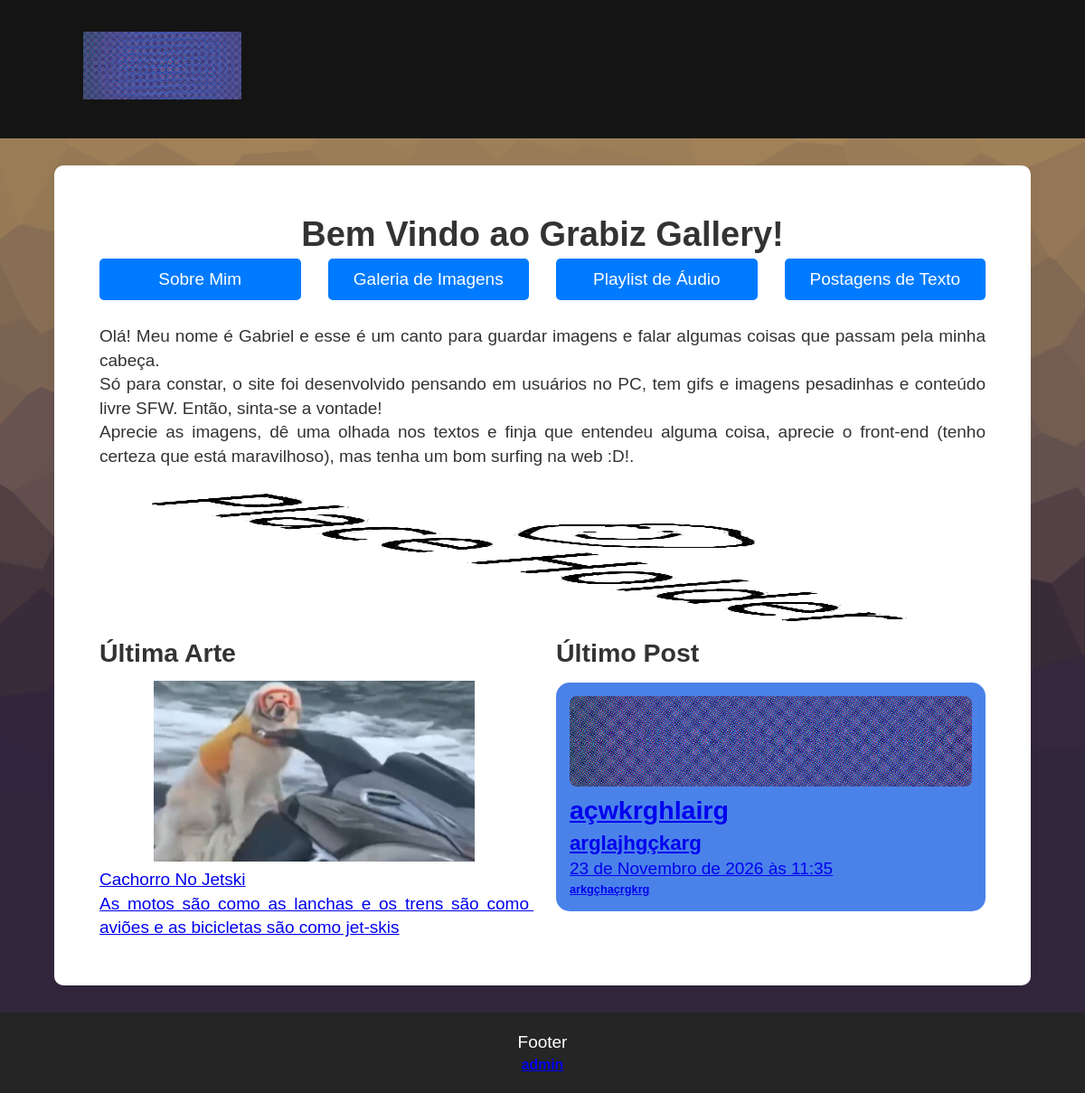
The app's page /, older data.
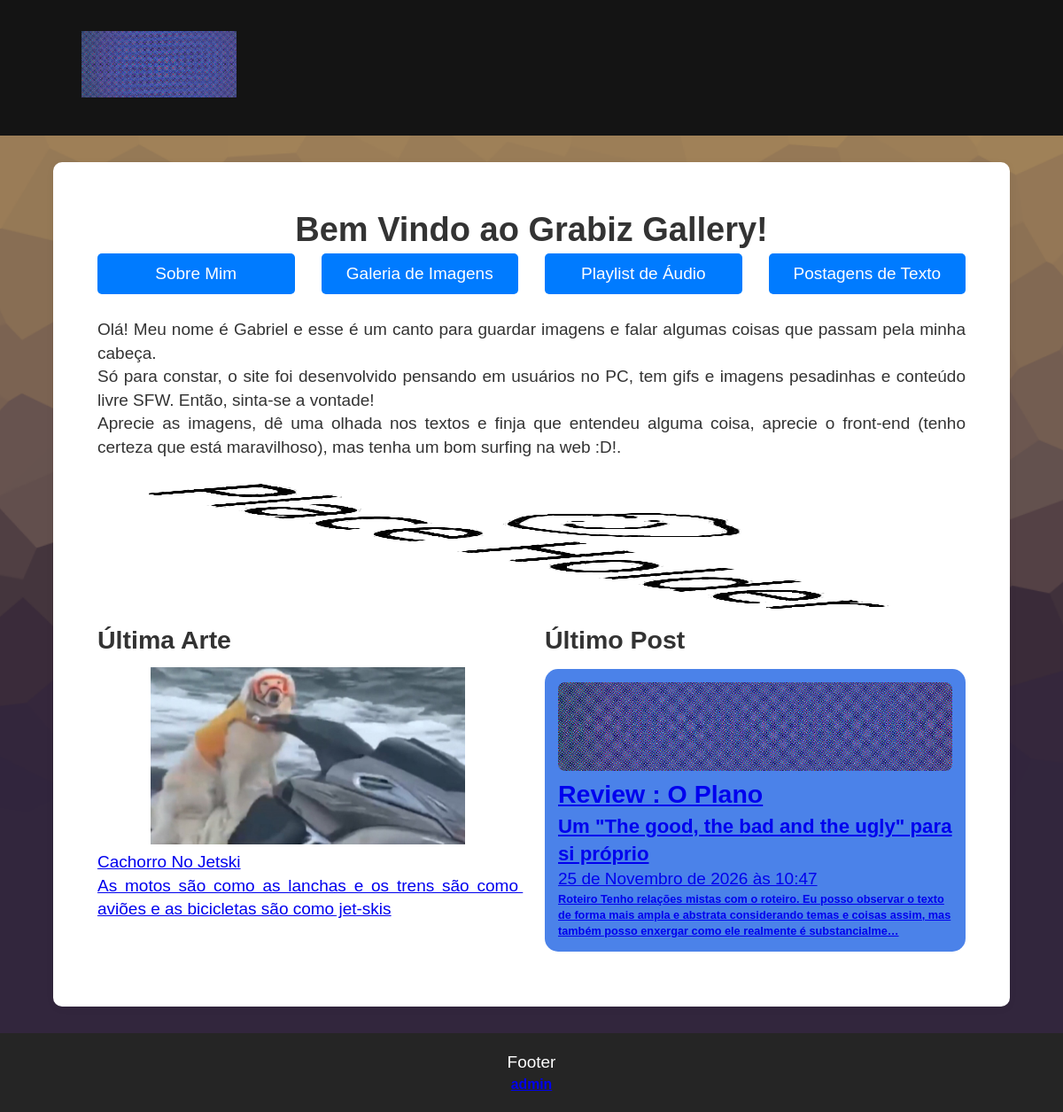
The same page, newer data.
### textposts/models.py (models this page shows, shortened)
class MyImage(models.Model):
    image = models.ImageField(upload_to = 'images/art/')
    title = models.CharField("title",max_length=90)
    slug = models.SlugField(unique=True)
    subtitle = models.CharField("subtitle",max_length=120)
    date = models.DateTimeField(auto_now_add=True)
    text = models.TextField()
    visible = models.BooleanField(default=True)
    class Meta:
        ordering = ["-date"] # The "-" is to display the newer one to the oldest one.
        verbose_name = "myimage"
        verbose_name_plural = "myimages"

class Post(models.Model):
    title = models.CharField("title",max_length=90)
    slug = models.SlugField(unique=True)
    subtitle = models.CharField("subtitle",max_length=120)
    date = models.DateTimeField(auto_now_add=True)
    text = models.TextField()
    visible = models.BooleanField(default=True)
    image = models.ImageField(upload_to = 'images/textbanners/', blank=True, null=True,)
    class Meta:
        ordering = ["-date"] # The "-" is to display the newer one to the oldest one.
        verbose_name = "post"
        verbose_name_plural = "posts"

### textposts/views.py (the view)
# urls.py: path("", views.homepage, name="home"),
def homepage(request):
    lastimage = MyImage.objects.first()
    lastpost = Post.objects.first()
    return render(request, "textposts/home.html", {
        'image': lastimage,
        'post': lastpost
    })

### textposts/templates/textposts/home.html (shortened to what this page needs)
{% extends "textposts/base.html" %}
{% block content %}
<div>
    <h1 style="text-align: center;">Bem Vindo ao Grabiz Gallery!</h1>
    <div class="pagebar">
        <a class="button" style="width: 100%;" href='/about'>Sobre Mim</a>
        <a class="button" style="width: 100%;" href='/art'>Galeria de Imagens</a>
        <a class="button" style="width: 100%;" href='/audio'>Playlist de Áudio</a>
        <a class="button" style="width: 100%;" href='/text'>Postagens de Texto</a>
    </div>
    <p>
Olá! Meu nome é Gabriel e esse é um canto para guardar imagens e falar algumas coisas que passam pela minha cabeça.
Só para constar, o site foi desenvolvido pensando em usuários no PC, tem gifs e imagens pesadinhas e conteúdo livre SFW. Então, sinta-se a vontade!
Aprecie as imagens, dê uma olhada nos textos e finja que entendeu alguma coisa, aprecie o front-end (tenho certeza que está maravilhoso), mas tenha um bom surfing na web :D!.
    </p>
    <img src="/media/images/site_assets/about_profile.jpg" alt=" Banner" style="width: 100%; height: 150px;">
    <div class="dualcolumns">
    {% if image %}
    <div>
        <h2>Última Arte</h2>
        <a href="/art">
            <div class="slideup" style="padding-top: 10px;">
                <img src="{{ image.image.url }}" alt="{{ image.title }}" style="height: 200px;">
                <p>{{ image.title }}</p>
                <p>{{ image.text }}</p>
            </div>
        </a>
    </div>
    {% endif %}
    {% if post %}
    {% if post.visible %}
    <div>
    <h2>Último Post</h2>
    <div class="mycard slideup">
    <a href="text/read/{{ post.slug }}">
        <div>
            {% if post.image %}
                <img src="{{ post.image.url }}" alt="{{ post.title }}" s>
            {% else %}
                <img src="/media/images/textbanners/banner_placeholder.png" alt="{{ post.title }}">
            {% endif %}
        </div>
        <div>
            <h2>{{ post.title }}</h2>
            <h3>{{ post.subtitle }}</h3>
            <span>{{ post.date }}</span>
            <h6>{{ post.text|truncatechars:200 }}</h6>
        </div>
    </a>
    </div>
    </div>
    {% endif %}
    {% endif %}
    </div>
</div>
{% endblock %}

### textposts/templates/textposts/base.html (shortened to what this page needs)
{% load static %}
<!DOCTYPE html>
<html lang="pt-br">
<head>
    <link rel="stylesheet" href="{% static 'textposts/style.css' %}">
</head>
<body>
    <header>
        <div class="headercontent">
        <a href='/'>
            <img src="/media/images/textbanners/banner_placeholder.png" alt="{{ post.title }}" style="height: 75px;">
        </a>
        </div>
    </header>
    <main>{% block content %}{% endblock %}</main>
    <footer>
        Footer
        <h5>
            <a href='/admin'>admin</a>
        </h5>
    </footer>
</body>
</html>

### textposts/static/textposts/style.css (style rules this page uses)
* { margin: 0; padding: 0; box-sizing: border-box; }
body { font-family: Arial, sans-serif; background-image: url(/media/images/site_assets/background.png); background-repeat: repeat; background-position: center center; background-attachment: fixed; background-size:cover; color: #333; min-height: 100vh; display: flex; flex-direction: column; font-size: 19px; line-height: 1.4; }
.slideup { animation-name: slideUpAnimation; animation-duration: 0.5s; animation-timing-function: ease; animation-iteration-count: 1; animation-direction: normal; animation-fill-mode: both; animation-delay: calc(var(--i) * 0.1s); }
header { background-color: #141414; color: white; padding: 35px; }
.headercontent { width: 90%; max-width: 1100px; margin: 0 auto; }
main { flex: 1; width: 90%; max-width: 1100px; margin: 30px auto; padding: 50px; background-color: rgb(255, 255, 255); border-radius: 10px; box-shadow: 0 2px 10px rgba(0, 0, 0, 0.05); }
p { white-space: pre-wrap; text-align: justify }
.pagebar { display: flex; justify-content: center; align-items: center; gap: 30px; }
.button { text-align: center; display: inline-block; padding: 10px 20px; background-color: #007bff; color: white; text-decoration: none; border-radius: 5px; font-family: sans-serif; }
.dualcolumns { display: grid; grid-template-columns: 1fr 1fr; column-gap: 30px; }
.dualcolumns img { width: 100%; object-fit: cover; height: auto; object-fit: contain; break-inside: avoid; }
.mycard { border-radius : 15px; background-color: rgb(75, 130, 233); padding: 15px; margin-top: 12px; margin-bottom: 12px; }
.mycard img { border-radius : 8px; width: 100%; height: 100px; object-fit: cover; }
footer { background-color: #252525; color: white; padding: 20px; text-align: center; }

Row changes from the older to the newer data that the page shows:
removed Post: title "açwkrghlairg", subtitle "arglajhgçkarg", date "23 de Novembro de 2026 às 11:35", text "arkgçhaçrgkrg"
added Post: title "Review : O Plano", subtitle "Um \"The good, the bad and the ugly\" para si próprio", date "25 de Novembro de 2026 às 10:47", text "Roteiro Tenho relações mistas com o roteiro. Eu posso observar o texto de forma mais ampla e abstrata considerando temas e coisas assim, mas também posso enxergar como ele realmente é substancialme…"
